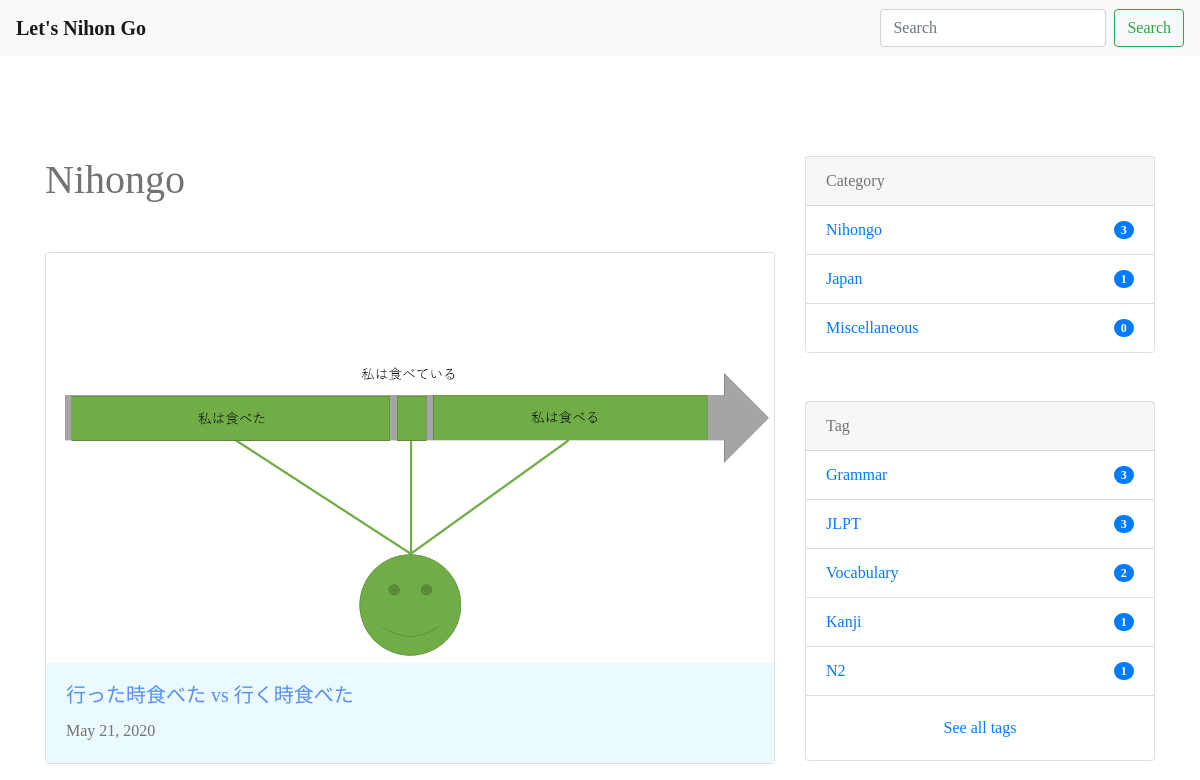
Before: /category/nihongo/ (upper part) with the older database file.
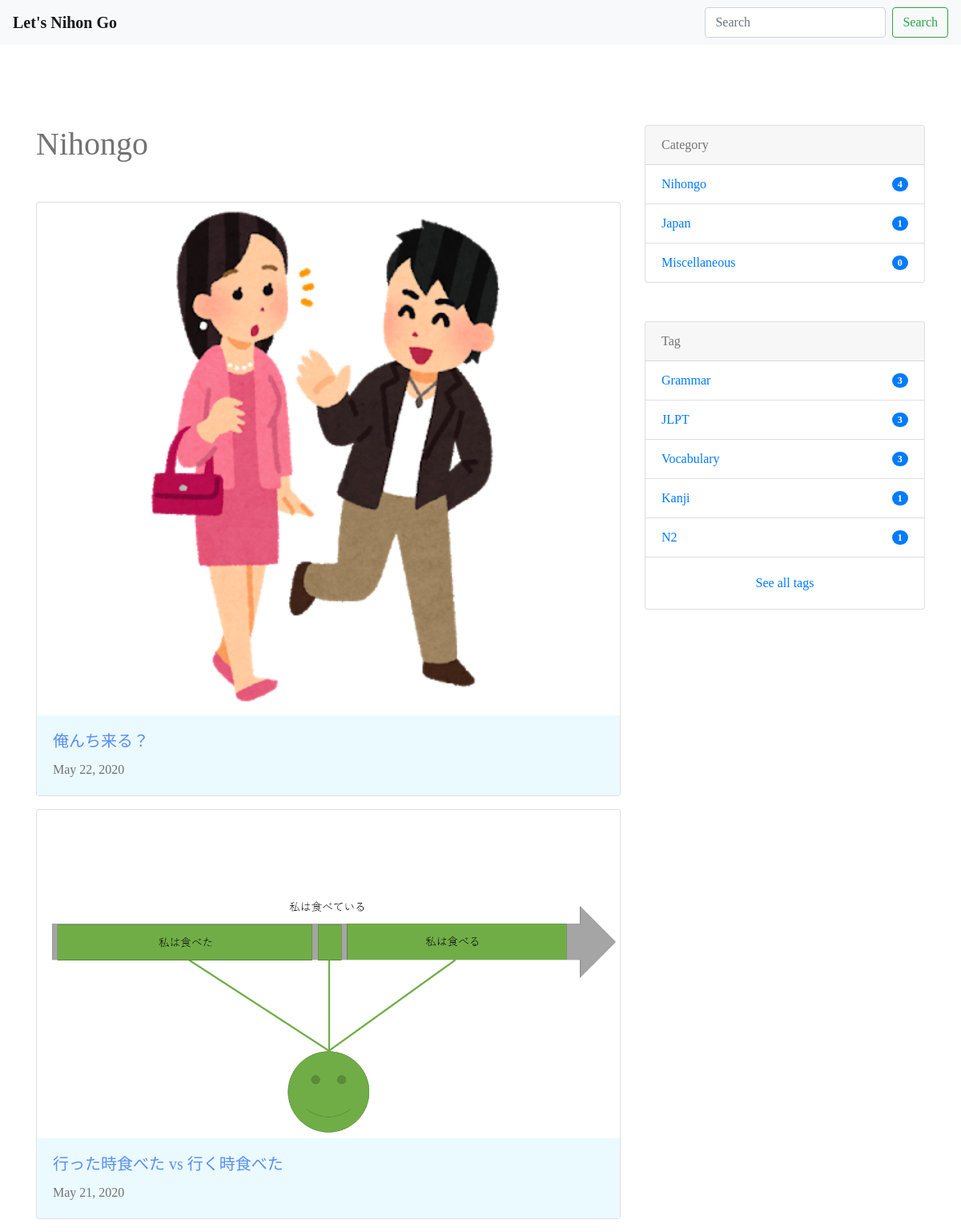
After: the same page with the newer database file.
### blog/models.py (models this page shows, shortened)
class Post(models.Model):
    category = models.ForeignKey(Category, on_delete=models.PROTECT)
    tags = models.ManyToManyField(Tag, blank=True)
    title = models.CharField(max_length=255)
    image = models.ImageField(
        upload_to='post_images/', null=True, blank=True)
    content = MarkdownxField('content', help_text="markdown")
    description = models.TextField(blank=True)
    created_at = models.DateTimeField(auto_now_add=True)
    updated_at = models.DateTimeField(auto_now=True)
    published_at = models.DateTimeField(blank=True, null=True)
    is_public = models.BooleanField(default=False)
    class Meta:
        ordering = ['-created_at']

class Category(models.Model):
    name = models.CharField(max_length=255)
    slug = models.SlugField(unique=True)
    timestamp = models.DateTimeField(auto_now_add=True)

class Tag(models.Model):
    name = models.CharField(max_length=255)
    slug = models.SlugField(unique=True)
    timestamp = models.DateTimeField(auto_now_add=True)

### blog/views.py (the view)
class CategoryPostView(ListView):
    model = Post
    template_name = 'blog/category_post.html'
    def get_queryset(self):
        category_slug = self.kwargs['category_slug']
        self.category = get_object_or_404(Category, slug=category_slug)
        qs = super().get_queryset().filter(category=self.category)
        return qs
    def get_context_data(self, **kwargs):
        context = super().get_context_data(**kwargs)
        context['category'] = self.category
        return context

### nihongo/context_processors.py (called while the page is built)
def common(request):
    context = {
        'categories': Category.objects.annotate(
            num_posts=Count('post', filter=Q(post__is_public=True))),
        'tags': Tag.objects.annotate(
            num_posts=Count('post', filter=Q(post__is_public=True))),
    }
    return context

### blog/templates/blog/category_post.html
{% extends "base.html" %}
{% load static %}
{% block content %}
<link rel="stylesheet" href="{% static 'blog/css/blog.css' %}">
<div class="container">
  <div class="row">
    <div class="col-md-8">
      <h1 class="mb-5">{{ category.name }}</h1>
        {% include "blog/snippets/main_post_list.html" %}
    </div>
  <aside class="col-md-4">
    {% include "blog/snippets/sidebar.html" %}
  </aside>
</div>
</div>
{% endblock %}

### blog/templates/blog/snippets/main_post_list.html (shortened to what this page needs)
{% load static %}
<link rel="stylesheet" href="{% static 'blog/css/main_post_list.min.css' %}">
<link rel="stylesheet" href="{% static 'blog/css/blog.css' %}">
{% for post in object_list %}
{% if user.is_authenticated or post.is_public %}
<div class="card mb-3 post-card">
  {% if post.image %}
  <a href="{% url 'blog:post_detail' post.id %}">
    <img class="card-img-top" src="{{ post.image.url }}" alt="{{ post.title }}">
  </a>
  {% endif %}
  <div class="card-body">
    <a href="{% url 'blog:post_detail' post.id %}">
      <h5 class="card-title">{{ post.title }}</h5>
    </a>
    <p class="card-text">{{ post.published_at|date }}</p>
  </div>
</div>
{% endif %}
{% empty %}
<p>No post yet</p>
{% endfor %}

### blog/templates/blog/snippets/sidebar.html
{% load static %}
<link rel="stylesheet" href="{% static 'blog/css/blog.css' %}">
<div class="card mb-5">
  <div class="card-header">
    Category
  </div>
  <ul class="list-group list-group-flush">
    {% for category in categories|dictsort:"id" %}
    <li class="list-group-item d-flex justify-content-between align-items-center">
      <a href="{% url 'blog:category_post' category.slug %}" class="card-link">{{ category.name }}</a>
      <span class="badge badge-primary badge-pill">{{ category.num_posts }}</span>
    </li>
    {% endfor %}
  </ul>
</div>
<div class="card mb-5 mt-5">
  <div class="card-header">
    Tag
  </div>
  <ul class="list-group list-group-flush">
    {% for tag in tags|dictsortreversed:"num_posts"|slice:":5" %}
    <li class="list-group-item d-flex justify-content-between align-items-center">
      <a href="{% url 'blog:tag_post' tag.slug %}" class="card-link">{{ tag.name }}</a>
      <span class="badge badge-primary badge-pill">{{ tag.num_posts }}</span>
    </li>
    {% endfor %}
  </ul>
  <div class="card-body text-center">
    <a href="{% url 'blog:tag_list' %}" class="card-link">See all tags</a>
  </div>
</div>

Changed rows visible on the page:
computed for Category "Nihongo": num_posts "3" → "4"
added Post: image (picture), title "俺んち来る？", published_at "May 22, 2020"
computed for Tag "Vocabulary": num_posts "2" → "3"
